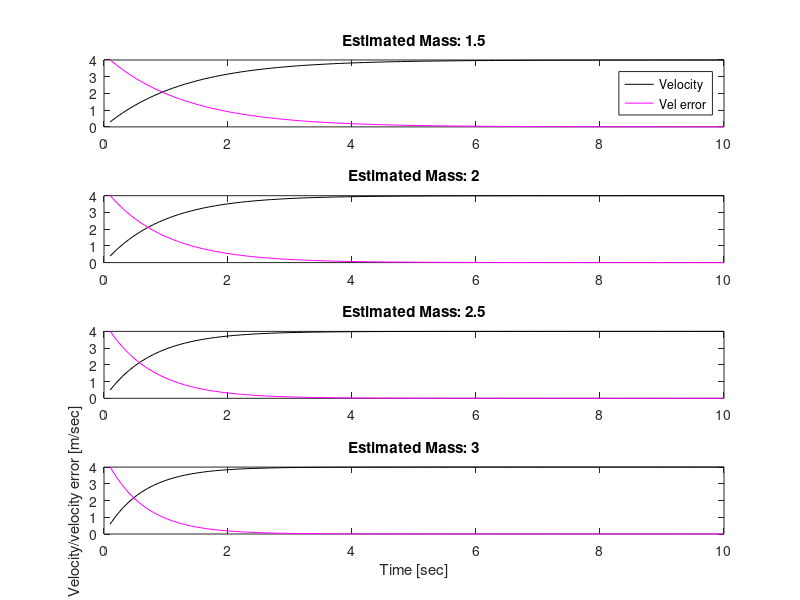
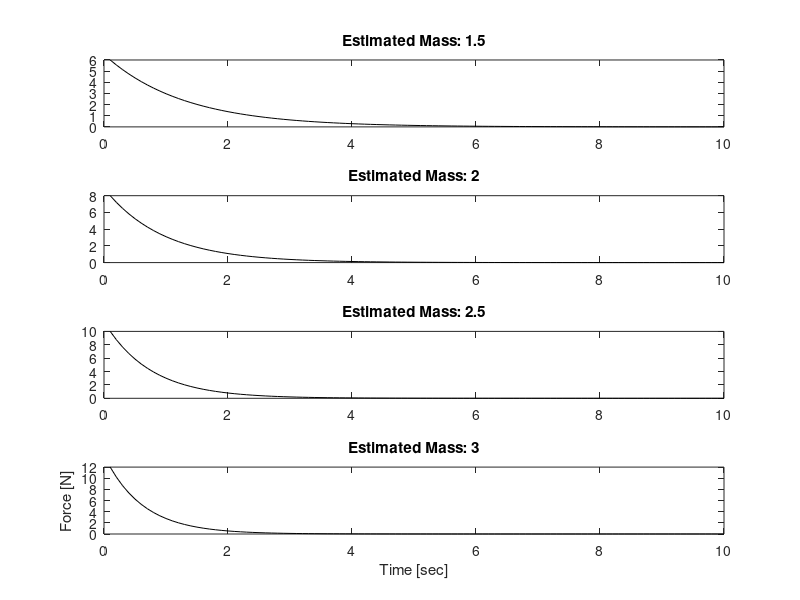

MATLAB code for these plots, in order:
%Written by Thrishantha Nanayakkara
% For the book: Intelligent Systems with an Introduction to System of
% Systems Control
% The goal of this controller is to accelerate a mass to a desired
% velocity. The performance of the controller is reflected in the size of
% the control command needed, the overshoot, time to settle, and the steady
% state error.

M = 2; % The mass is 2kg
desired_vel = 4; % The desired velocity is 4 m/second
Gain = [2 1 0;
    2 2 0;
    3 0.5 0;
    4 1 0]; % A set of gain vectors we are going to try
M_est = [1.5;
    2.0;
    2.5;
    3];
%[P_gain D_gain I_gain] The integral gain: this is not used in many industrial applications due to stability issues
T = 0.1; % Sampling interval is 10 msec
% The problem: what force or sequence of forces will achieve this?
for gain_index = 1:4
    %First we study a conventional PID controller often found in the industry
    vel = 0; %Inititial velocity is zero
    data = [];
    M_estimated = M_est(gain_index,1);
    
    vel_error = desired_vel - vel; %Velocity error
    
    for index = 1:100
        prev_vel_error = vel_error;
        vel_error = desired_vel - vel; %Velocity error
        
        force = M_estimated*vel_error;
   
        accel = force/M;
        vel = vel + accel*T;
        data = [data;[index*T vel vel_error force]];
    end
    
    Time = data(:,1);
    velocities = data(:,2);
    vel_errors = data(:,3);
    figure(1)
    subplot(4,1,gain_index);
    plot(Time,velocities,'k-',Time,vel_errors,'m-');
    title(['Estimated Mass: ' num2str(M_est(gain_index,1))]);
    if gain_index == 1
        legend('Velocity','Vel error');
    end
    if gain_index == 4
        xlabel('Time [sec]');
        ylabel('Velocity/velocity error [m/sec]');
    end
    hold on;
    
    Force = data(:,4); 
    
    figure(2)
    subplot(4,1,gain_index);
    plot(Time,Force,'k-');
     title(['Estimated Mass: ' num2str(M_est(gain_index,1))]);
    if gain_index == 4
        xlabel('Time [sec]');
        ylabel('Force [N]');
    end
    
    hold on;
    
end
